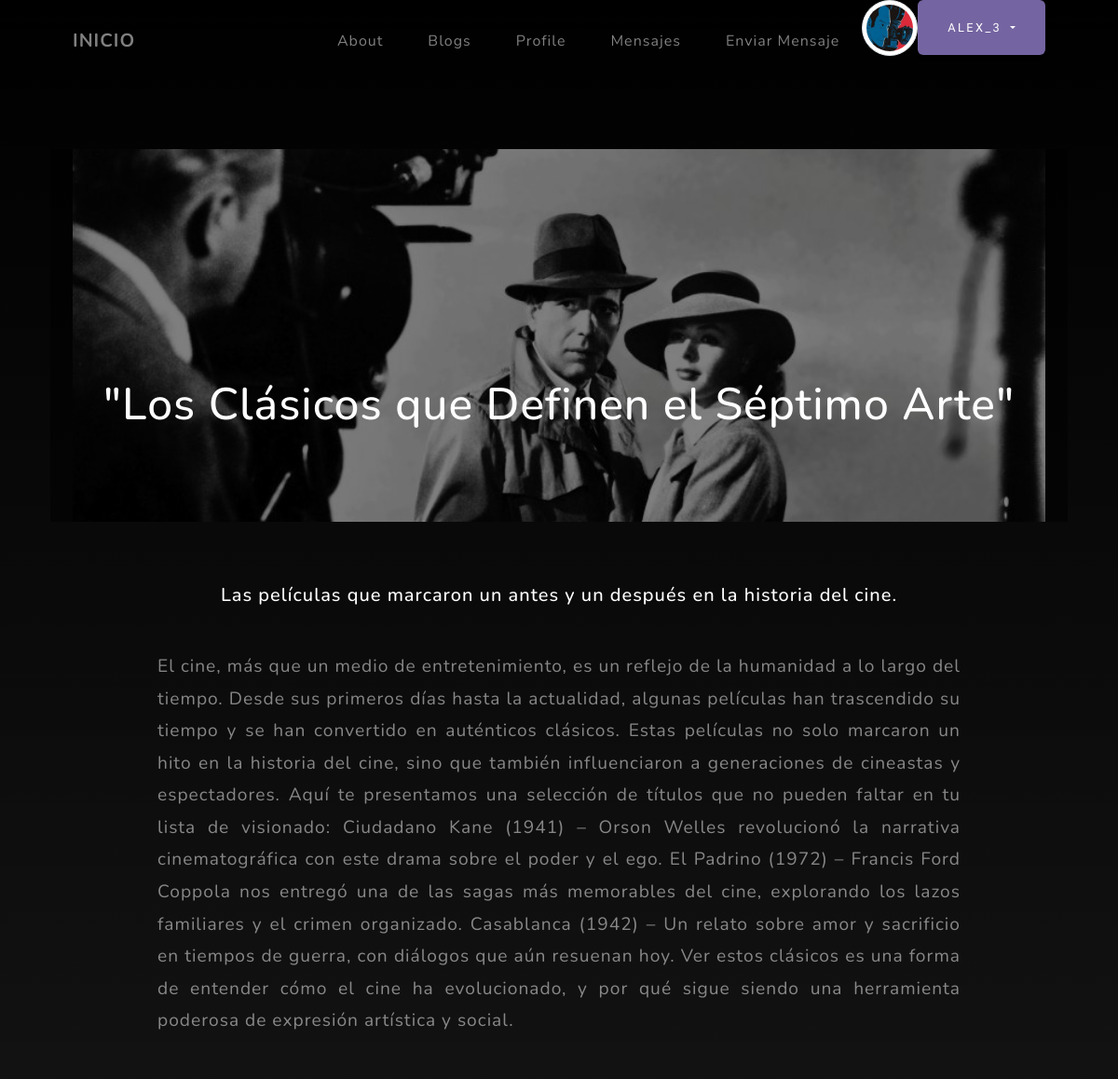
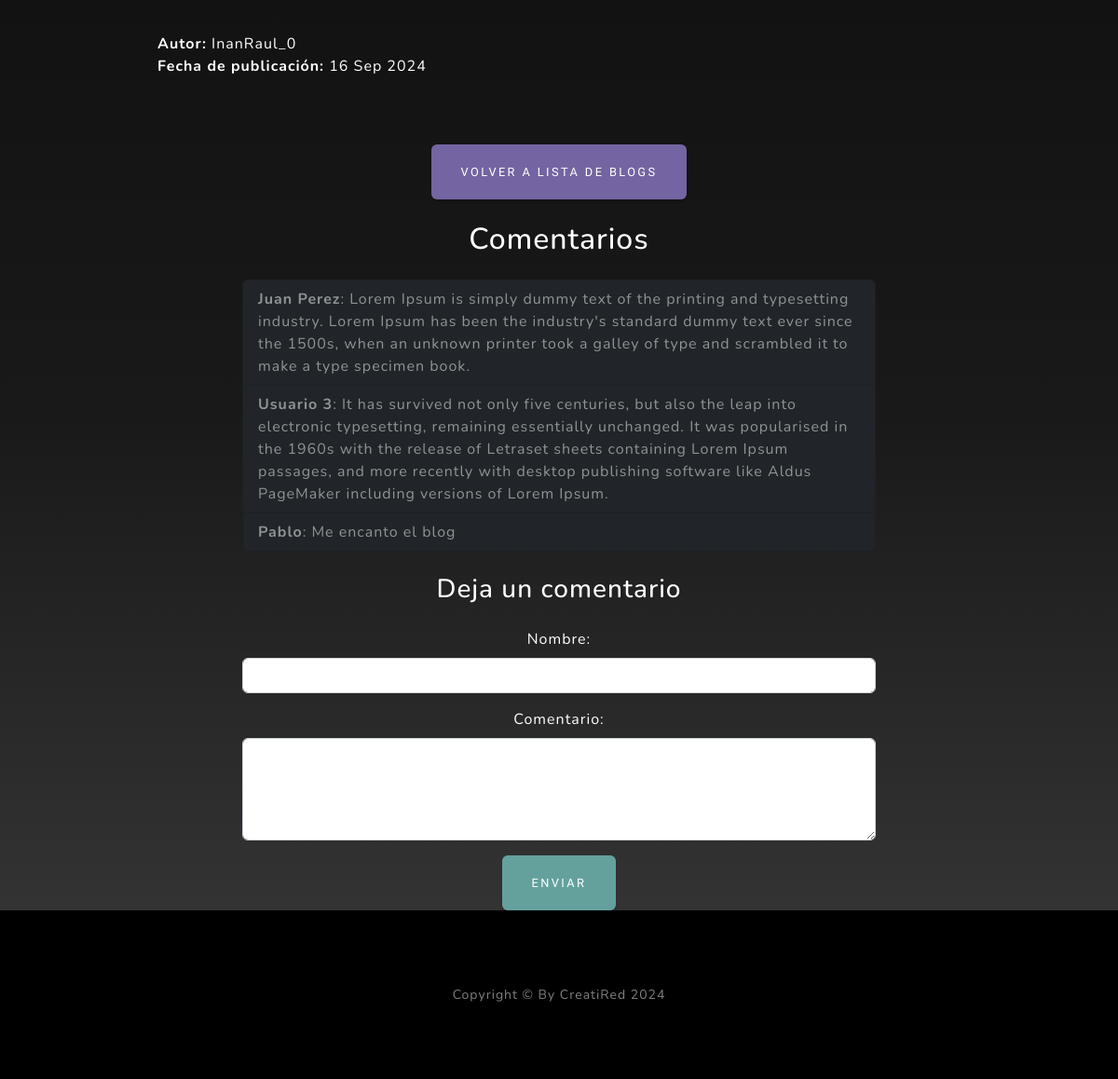
Page /blogs/pages/8/ (signed in) on the committed database (2 pictures, top to bottom).
### users/models.py (models this page shows, shortened)
class Profile(models.Model):
    user = models.OneToOneField(User, on_delete=models.CASCADE)
    image = models.ImageField(upload_to='profile_pics', default='profile_pics/default.jpg')
    description = models.TextField(blank=True)
    website = models.URLField(blank=True)

### Miaplicacion/models.py (models this page shows, shortened)
class Blog(models.Model):
    titulo = models.CharField(max_length=200)
    subtitulo = models.CharField(max_length=200, blank=True)
    cuerpo = models.TextField()
    imagen = models.ImageField(upload_to='imagenes/', blank=True, null=True)
    autor = models.ForeignKey(User, on_delete=models.CASCADE)
    fecha = models.DateTimeField(default=timezone.now)

class Comentario(models.Model):
    blog = models.ForeignKey(Blog, on_delete=models.CASCADE, related_name='comentarios')
    nombre = models.CharField(max_length=100)
    cuerpo = models.TextField()
    fecha_comentario = models.DateTimeField(auto_now_add=True)

### Miaplicacion/views.py (the view, shortened to what this page needs)
# urls.py: path('pages/<int:pk>/', BlogDetailView.as_view(), name='blog_detail'),  # Detalles del blog
class BlogDetailView(FormMixin, DetailView):
    model = Blog
    template_name = 'Miaplicacion/blog_detail.html'
    form_class = ComentarioForm
    def get_context_data(self, **kwargs):
        context = super().get_context_data(**kwargs)
        context['comentarios'] = Comentario.objects.filter(blog=self.object)
        context['form'] = self.get_form()  # Para manejar el formulario en el template
        return context

### Miaplicacion/forms.py
class ComentarioForm(forms.ModelForm):
    class Meta:
        model = Comentario
        fields = ['nombre', 'cuerpo']
        widgets = {
            'cuerpo': forms.Textarea(attrs={'rows': 4}),
        }

### Miaplicacion/templates/miaplicacion/blog_detail.html (shortened to what this page needs)
{% extends "miaplicacion/padre.html" %}
{% load static %}
{% block contenidoQueCambia %}
<section class="about-section text-center" id="about">
    <div class="container px-4 px-lg-5">
      <div class="row gx-4 gx-lg-5 justify-content-center">
        <div class="position-relative mb-4" style="max-height: 400px; overflow: hidden;">
          {% if blog.imagen %}
            <img src="{{ blog.imagen.url }}" class="img-fluid w-100" style="object-fit: cover; max-height: 450px;" alt="Imagen del blog">
          {% endif %}
          <div class="position-absolute top-0 start-0 w-100 h-100 d-flex flex-column justify-content-end p-5" style="background: rgba(0, 0, 0, 0.5);">
            <div class="col-lg-15 ">
              <h1 class="text-white mb-1 mb-5" style="font-size: 3rem; word-wrap: break-word; line-height: 1.2;">
                {{ blog.titulo }}
              </h1>
            </div>
          </div>
        </div>
        <h2 class="text-white mb-1" style="line-height: 5.5; font-size: 20px;">{{ blog.subtitulo }}</h2>
        <div class="col-lg-10 text-start mb-5">
          <p class="text-white-50" style="line-height: 1.8; text-align: justify; font-size: 1.2rem;">{{ blog.cuerpo }}</p>
          <p class="text-white mb-0"><strong>Autor:</strong> {{ blog.autor }}</p>
          <p class="text-white mb-0"><strong>Fecha de publicación:</strong> {{ blog.fecha|date:"d M Y" }}</p>
        </div>
        <div class="col-lg-8 mb-4">
          <a href="{% url 'blog_list' %}" class="btn btn-secondary">Volver a lista de Blogs</a>
        </div>
        <div class="col-lg-8">
          <h2 class="text-white mb-4">Comentarios</h2>
          {% if comentarios %}
            <ul class="list-group mb-4">
              {% for comentario in comentarios %}
                <li class="list-group-item bg-dark text-white-50 text-start" style="text-align: justify;">
                  <strong>{{ comentario.nombre }}</strong>: {{ comentario.cuerpo }}
                </li>
              {% endfor %}
            </ul>
          {% else %}
            <p class="text-white">No hay comentarios aún.</p>
          {% endif %}
        </div>
        <div class="col-lg-8">
          <h3 class="text-white mb-4">Deja un comentario</h3>
          <form method="POST" action="{% url 'blog_detail' blog.pk %}">
            <div class="mb-3">
              <label for="id_nombre" class="form-label text-white">Nombre:</label>
              <input type="text" class="form-control" name="nombre" maxlength="100" required id="id_nombre">
            </div>
            <div class="mb-3">
              <label for="id_cuerpo" class="form-label text-white">Comentario:</label>
              <textarea class="form-control" name="cuerpo" rows="4" required id="id_cuerpo"></textarea>
            </div>
            <button type="submit" class="btn btn-primary">Enviar</button>
          </form>
        </div>
      </div>
    </div>
</section>
{% endblock %}

### Miaplicacion/templates/miaplicacion/padre.html (shortened to what this page needs)
{% load static %}
<!DOCTYPE html>
<html lang="en">
    <head>
        <link href="{% static 'miaplicacion/css/styles.css' %}" rel="stylesheet">
    </head>
    <body id="page-top">
        <nav class="navbar navbar-expand-lg navbar-light fixed-top" id="mainNav">
            <div class="container px-4 px-lg-5">
                <a class="navbar-brand" href="{% url 'index' %}">INICIO</a>
                <div class="collapse navbar-collapse" id="navbarResponsive">
                    <ul class="navbar-nav ms-auto">
                        <li class="nav-item"><a class="nav-link" href="{% url 'about' %}">About</a></li>
                        <li class="nav-item"><a class="nav-link" href="{% url 'blog_list' %}">Blogs</a></li>
                        <li class="nav-item"><a class="nav-link" href="{% url 'profile' %}">Profile</a></li>
                        <li class="nav-item"><a class="nav-link" href="{% url 'inbox' %}">Mensajes</a></li>
                        <li class="nav-item"><a class="nav-link" href="{% url 'send_message' %}">Enviar Mensaje</a></li>
                        {% if request.user.is_authenticated %}
                        <li class="nav-item">
                            {% if user.profile.image %}
                                <img src="{{ user.profile.image.url }}" alt="Profile Image" class="img-thumbnail" style="height: 60px; width: 60px; border-radius: 60%;">
                            {% else %}
                                <img src="{% static 'avatars/default-avatar.png' %}" alt="Default Image" class="img-thumbnail" style="height: 50px; width: 50px; border-radius: 50%;">>
                            {% endif %}
                        </li>
                        <div class="dropdown">
                            <button class="btn btn-secondary dropdown-toggle" type="button" id="dropdownMenuButton1" data-bs-toggle="dropdown" aria-expanded="false">
                                {{ request.user.username }}
                            </button>
                        </div>
                        {% endif %}
                    </ul>
                </div>
            </div>
        </nav>
        {% block contenidoQueCambia %}{% endblock %}
        <footer class="footer bg-black small text-center text-white-50"><div class="container px-4 px-lg-5">Copyright &copy; By CreatiRed 2024</div></footer>
    </body>
</html>

### rows in the picture
Blog: imagen (picture), titulo "\"Los Clásicos que Definen el Séptimo Arte\"", subtitulo "Las películas que marcaron un antes y un después en la historia del cine.", cuerpo "El cine, más que un medio de entretenimiento, es un reflejo de la humanidad a lo largo del tiempo. Desde sus primeros días hasta la actualidad, algunas películas han trascendido su tiempo y se han convertido en auténticos clásicos. Estas películas no solo marcaron un hito en la historia del cine, sino que también influenciaron a generaciones de cineastas y espectadores. Aquí te presentamos una selección de títulos que no pueden faltar en tu lista de visionado: Ciudadano Kane (1941) – Orson Welles revolucionó la narrativa cinematográfica con este drama sobre el poder y el ego. El Padrino (1972) – Francis Ford Coppola nos entregó una de las sagas más memorables del cine, explorando los lazos…", autor "InanRaul_0", fecha "16 Sep 2024"
Comentario: nombre "Juan Perez", cuerpo "Lorem Ipsum is simply dummy text of the printing and typesetting industry. Lorem Ipsum has been the industry's standard dummy text ever since the 1500s, when an unknown printer took a galley of type and scrambled it to make a type specimen book."
Comentario: nombre "Usuario 3", cuerpo "It has survived not only five centuries, but also the leap into electronic typesetting, remaining essentially unchanged. It was popularised in the 1960s with the release of Letraset sheets containing Lorem Ipsum passages, and more recently with desktop publishing software like Aldus PageMaker including versions of Lorem Ipsum."
Comentario: nombre "Pablo", cuerpo "Me encanto el blog"

### other values in the picture
{{ request.user.username }} "ALEX_3"
